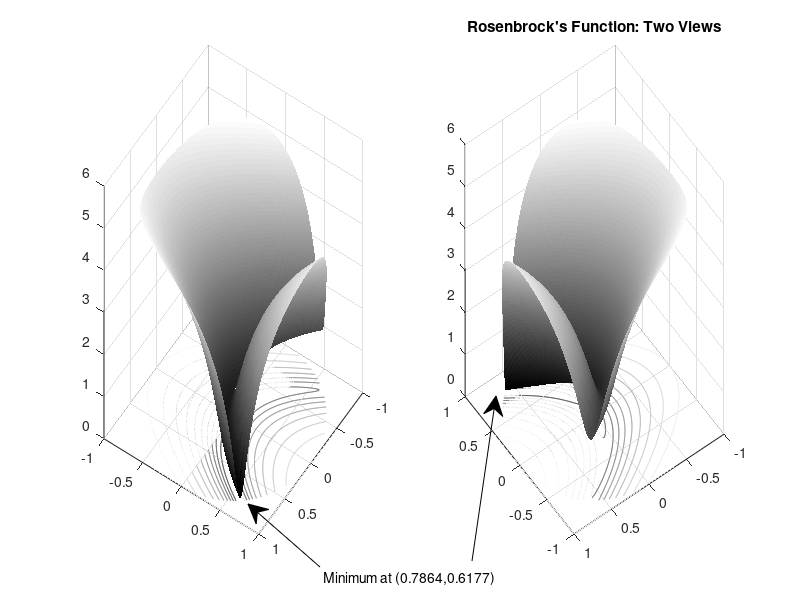

Write MATLAB code to recreate this figure.
rosenbrock = @(x)100*(x(:,2) - x(:,1).^2).^2 + (1 - x(:,1)).^2; % Vectorized function

figure1 = figure('Position',[1 200 600 300]);
colormap('gray');
axis square;
R = 0:.002:1;
TH = 2*pi*(0:.002:1); 
X = R'*cos(TH);
Y = R'*sin(TH); 
Z = log(1 + rosenbrock([X(:),Y(:)]));
Z = reshape(Z,size(X));

% Create subplot
subplot1 = subplot(1,2,1,'Parent',figure1);
view([124 34]);
grid('on');
hold on;

% Create surface
surf(X,Y,Z,'Parent',subplot1,'LineStyle','none');

% Create contour
contour(X,Y,Z,'Parent',subplot1);

% Create subplot
subplot2 = subplot(1,2,2,'Parent',figure1);
view([234 34]);
grid('on');
hold on

% Create surface
surf(X,Y,Z,'Parent',subplot2,'LineStyle','none');

% Create contour
contour(X,Y,Z,'Parent',subplot2);

% Create textarrow
annotation(figure1,'textarrow',[0.4 0.31],...
    [0.055 0.16],...
    'String',{'Minimum at (0.7864,0.6177)'});

% Create arrow
annotation(figure1,'arrow',[0.59 0.62],...
    [0.065 0.34]);

title("Rosenbrock's Function: Two Views")

hold off
